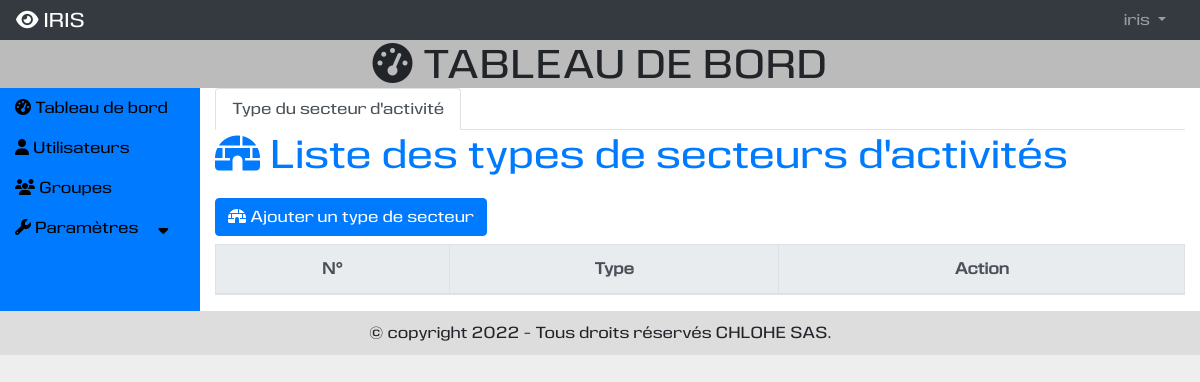
Before: /vieprofessionnelle/ (signed in) with the older database file.
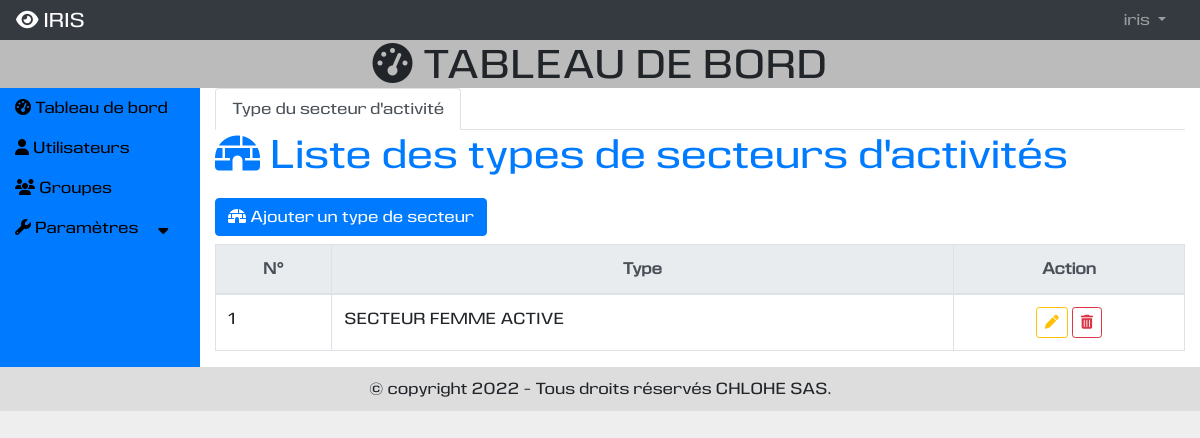
After: the same page with the newer database file.
### vieprofessionnelle/models.py (models this page shows, shortened)
class TypeSecteur(models.Model):
    type = models.CharField(max_length=250, unique=True)

### vieprofessionnelle/views.py (the view)
# urls.py: path('vieprofessionnelle/',include('vieprofessionnelle.urls')),
@login_required
@permission_required('auth.view_user', raise_exception=True)
@permission_required('auth.view_group', raise_exception=True)
def vieprofessionnelle(request):
    typesecteurs = TypeSecteur.objects.all().order_by("type")
    active_typesecteur = ['', 'false', '']
    if _active_onglet == "typesecteur":
        active_typesecteur = ['active', 'true', 'show active']
    else:
        active_typesecteur = ['active', 'true', 'show active']
    context = {
        "titre": "Vie professionnelle",
        "typesecteurs": typesecteurs,
        "active_typesecteur": active_typesecteur,
    }
    return render(request, "vieprofessionnelle/vieprofessionnelle.html", context)

### vieprofessionnelle/templates/vieprofessionnelle/vieprofessionnelle.html (shortened to what this page needs)
{% extends 'utilisateur/base.html' %}
{% load static %}
{% block tableau_de_bord %}
<div>
  <ul class="nav nav-tabs" id="myTab" role="tablist">
    <li class="nav-item" role="presentation">
      <button class="nav-link {{active_typesecteur|first}}" id="typesecteur-tab" data-toggle="tab" data-target="#typesecteur" type="button" role="tab" aria-controls="typesecteur" aria-selected="{{ active_typesecteur|slice:'1:2'|first }}">
        Type du secteur d'activité
      </button>
    </li>
  </ul>
  <div class="tab-content" id="myTabContent">
    <div class="tab-pane fade {{ active_typesecteur|last }}" id="typesecteur" role="tabpanel" aria-labelledby="typesecteur-tab">
      <div>
        <h1 class="mb-3 text-primary"><i class="fas fa-igloo"></i> Liste des types de secteurs d'activités</h1>
        <h3><a class="btn btn-primary" data-toggle="modal" data-target="#typesecteurModal" data-backdrop="static"><i class="fas fa-igloo"></i> Ajouter un type de secteur</a></h3>
        <div class="row">
            <div class="col-md-12">
                <table class="table  table-bordered table-hover table-responsive-md" id="tabletypesecteur">
                    <thead class="text-center">
                        <tr class="thead-light">
                            <th>N°</th>
                            <th>Type</th>
                            <th>Action</th>
                        </tr>
                    </thead>
                    <tbody>
                        {% for typesecteur in typesecteurs %}
                        <tr>
                            <td>{{forloop.counter}}</td>
                            <td>{{typesecteur.type|upper}}</td>
                            <td class="text-center">
                                <a class="btn btn-outline-warning btn-sm" title="Modifier" data-toggle="modal" data-target="#typesecteurmodifierModal{{typesecteur.id}}" data-backdrop="static"><i class="fas fa-pen"></i></a>
                                <button type="button" title="Supprimer" class="btn btn-outline-danger btn-sm" data-toggle="modal" data-target="#modal{{typesecteur.id}}" data-backdrop="static"><i class="fas fa-trash-alt"></i></button>
                            </td>
                        </tr>
                        {% empty %}
                            {% include 'vieprofessionnelle/ajouter_typesecteur.html' %}
                        {% endfor %}
                    </tbody>
                </table>
            </div>
        </div>
      </div>
    </div>
  </div>
</div>
{% endblock %}

### utilisateur/templates/utilisateur/base.html (shortened to what this page needs)
{% extends 'base.html' %}
{% block contenu %}
<div class="row m-0">
    <div class="col-md-6 offset-md-3">
        <h1 class="text-center"><i class="fa fa-dashboard"></i> TABLEAU DE BORD</h1>
    </div>
</div>
<div class="row" id = "contenu_index m-0">
    <div class="col-md-2 bg-primary" id = "contenu_index_gauche">
        <div>
            <ul class="menu-accordeon">
                <li><a href="{% url 'utilisateur:index' %}"><i class="fa fa-dashboard"></i> Tableau de bord</a></li>
                <li><a href="{% url 'utilisateur:utilisateur' %}"><i class="fa fa-user"></i> Utilisateurs</a></li>
                <li><a href="{% url 'utilisateur:groupe' %}"><i class="fa fa-group"></i> Groupes</a></li>
                <li>
                    <a href="#"><i class="fa fa-wrench"></i> Paramètres &nbsp;&nbsp;&nbsp;&nbsp;<i class="fas fa-sort-down"></i></a>
                </li>
            </ul>
        </div>
    </div>
    <div class="col-md-10" id = "contenu_index_droit">
        <div class="row">
            <div class="col-md-12">
                {% block tableau_de_bord %}
                {% endblock %}
            </div>
        </div>
    </div>
</div>
{% endblock %}

### templates/base.html (shortened to what this page needs)
{% load static %}
<!DOCTYPE html>
<html lang="fr">
<head>
    <link rel="stylesheet" href="https://maxcdn.bootstrapcdn.com/bootstrap/4.5.2/css/bootstrap.min.css">
    <link rel="stylesheet" type="text/css" href="https://cdn.datatables.net/v/bs4/jq-3.6.0/jszip-2.5.0/dt-1.12.1/b-2.2.3/b-html5-2.2.3/b-print-2.2.3/datatables.min.css"/>
    <link rel="stylesheet" type="text/css" href="{% static 'css/css.css' %}" />
</head>
<body>
  <div id ="page">
      {% block nas %}
      <div id ="nav">
        {% include 'nav.html' %}
      </div>
      {% endblock %}
    <div id ="contenu" class="container-fluid">
      {% block contenu %}
      {% endblock %}
    </div>
    <div id ="pied_page">
      {% block pied_page %}
        <div class="row" style="margin: 0px;">
            <div class="col-md-6 offset-md-3">
                <p class="text-center">
                    {% now "Y" as annee %}
                    {% if annee == "2022" %}
                    &copy copyright {{annee}} - Tous droits réservés CHLOHE SAS.
                    {% else %}
                    &copy copyright 2022-{{annee}} - Tous droits réservés CHLOHE SAS.
                    {% endif %}
                </p>
            </div>
        </div>
      {% endblock %}
    </div>
  </div>
</body>
</html>

### templates/nav.html (shortened to what this page needs)
<nav class="navbar navbar-expand-md bg-dark navbar-dark">
  <a class="navbar-brand" href="{% url 'utilisateur:connexion' %}"><i class="fas fa-eye"></i> IRIS</a>
  <div class="collapse navbar-collapse" id="collapsNavbar">
    <ul class="navbar-nav">
      {% if not user.is_authenticated %}
      <li class="nav-item">
        <a class="nav-link" href="{% url 'utilisateur:connexion' %}">Connexion</a>
      </li>
      <li class="nav-item">
        <a class="nav-link" href="{% url 'utilisateur:inscription' 0 %}">S'inscrire</a>
      </li>
      {% else %}
      <li class="nav-item dropdown" style="position: relative;">
        <a class="nav-link dropdown-toggle" href="#" id="navbardrop" data-toggle="dropdown">
          {{user.get_username}}
        </a>
      </li>
      {% endif %}
    </ul>
  </div>
</nav>

### vieprofessionnelle/templates/vieprofessionnelle/modifier_typesecteur.html (shortened to what this page needs)
{% extends 'vieprofessionnelle/ajouter_typesecteur.html' %}

### static/css/css.css (style rules this page uses)
body { margin: 0px; padding: 0px; background : #EEE; font-family: 'eurocinewebfont'; }
nav { margin: 0px; padding: 0px; padding: 10px 10px 0px 10px; height: 40px; background: #DDD; }
nav div { display: flex; flex-direction: row; flex-wrap: wrap; justify-content: flex-end; }
nav div ul { margin: 0px; padding: 0px; list-style-type: none; }
nav div ul li { display: inline-block; margin-right: 10px; }
nav div ul li a { text-decoration: none; }
#contenu { background: #BBB; }
#contenu h1 { margin: 0px; padding : 0px; }
.menu-accordeon { padding:0; margin:0; list-style:none; }
.menu-accordeon a { display:block; text-decoration: none; color: black; padding: 8px 0; }
#contenu_index_droit { background: white; }
#pied_page { background: #DDD; padding: 10px; }
#pied_page p { margin: 0px; }

Changed rows visible on the page:
added TypeSecteur: type "SECTEUR FEMME ACTIVE"
